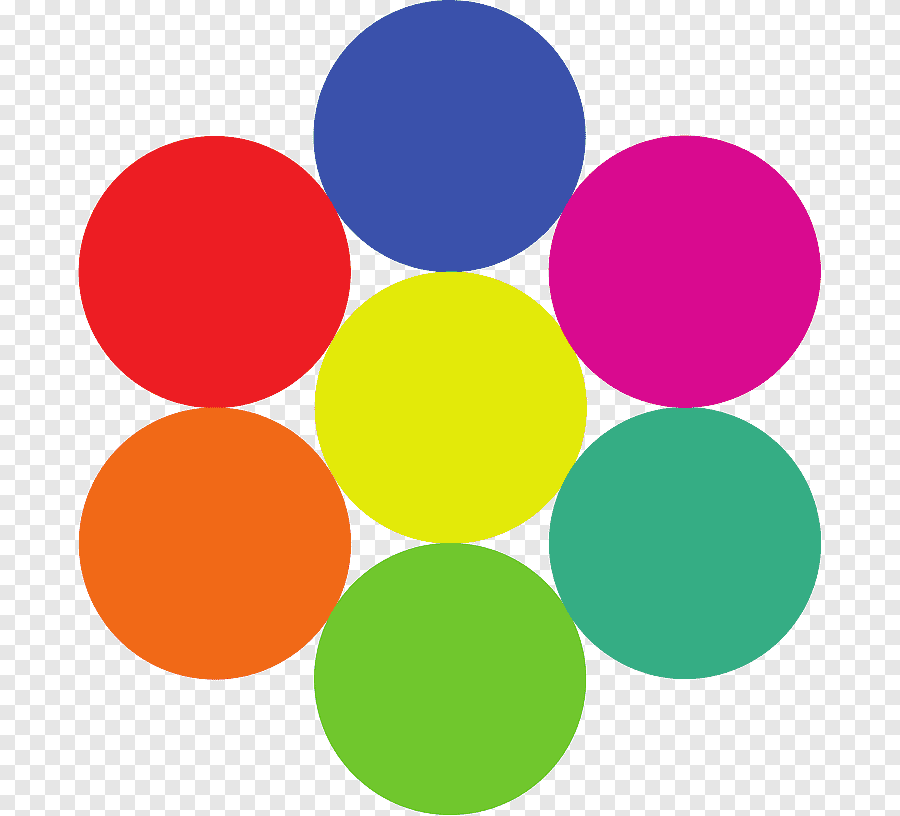
#> input picture material/aulas/PDI/lab03/bola.png, 900 x 816 px, given in place of the camera
$ python webcam.py   (older library calls are emulated)
#> lines starting #> are read from the running program, lines starting #| are printed output that depends on the picture
#> further down, frame is the input picture: shape (816, 900, 3); mean B, G, R 152.3, 173.9, 198.8
#!/usr/bin/python
# -*- coding: utf-8 -*-

# Programa simples com camera webcam e opencv

import cv2
import os,sys, os.path
import numpy as np


def image_da_webcam(img):
    """
    ->>> !!!! FECHE A JANELA COM A TECLA ESC !!!! <<<<-
        deve receber a imagem da camera e retornar uma imagems filtrada.
    """
    img = cv2.cvtColor(img,cv2.COLOR_BGR2GRAY)
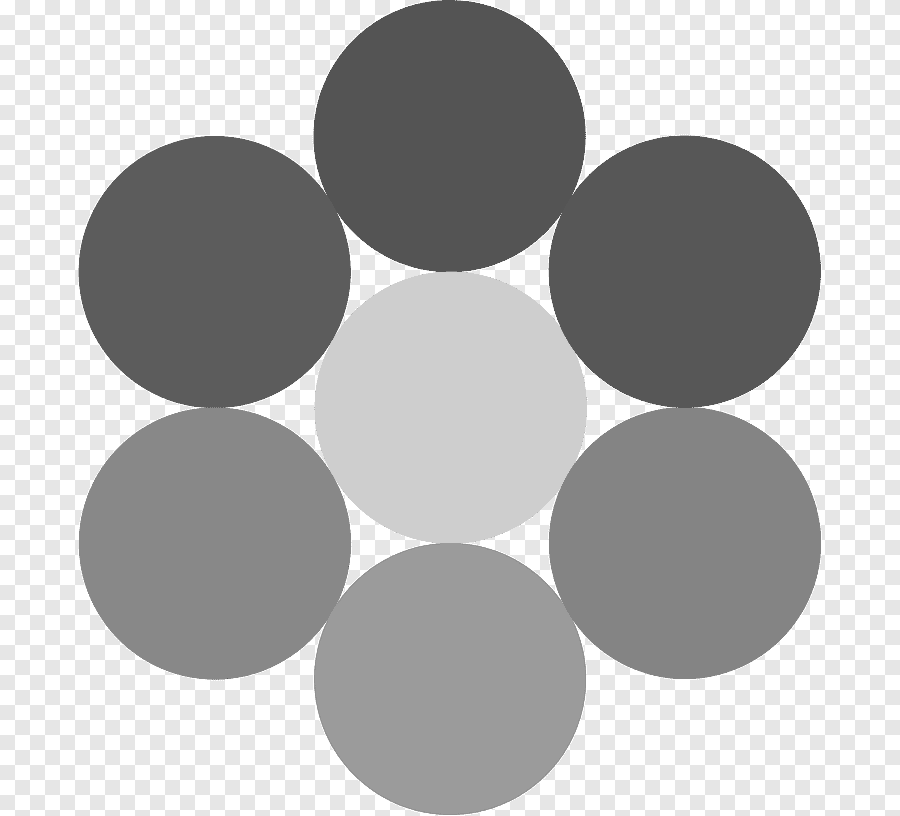
#> img: shape (816, 900); min 84, max 255, mean 178.7
     # Detect edges in the image and threshold it
    edges = cv2.Laplacian(img, cv2.CV_8U, ksize=5)
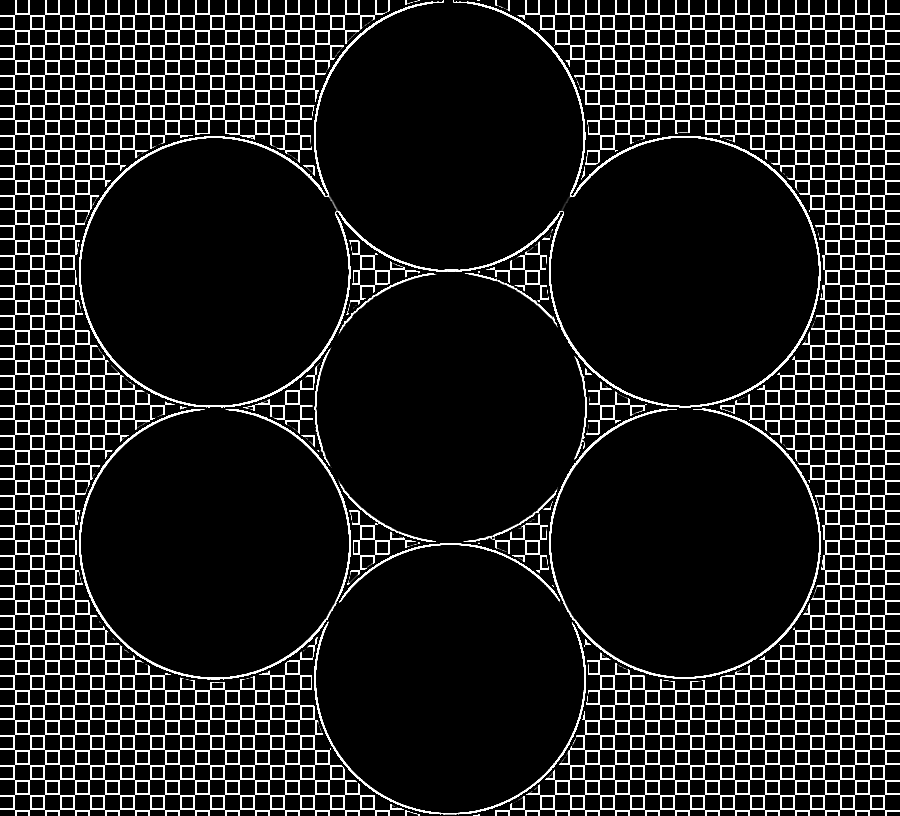
#> edges: shape (816, 900); min 0, max 255, mean 29.6
    ret, mask = cv2.threshold(edges, 100, 255, cv2.THRESH_BINARY_INV)
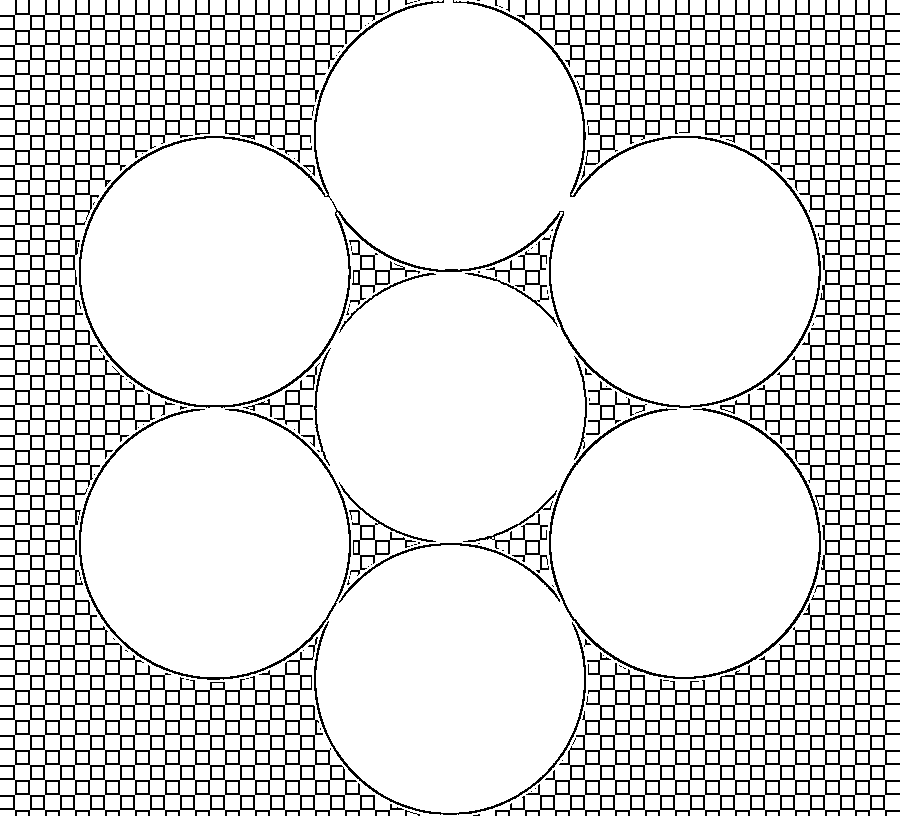
#> mask: shape (816, 900); 88.3% white; black in thin lines or dots

    return mask

cv2.namedWindow("preview")
vc = cv2.VideoCapture(0)


if vc.isOpened(): # try to get the first frame
    rval, frame = vc.read()
else:
    rval = False

while rval:

    img = image_da_webcam(frame)

    cv2.imshow("preview", img)
    rval, frame = vc.read()
    key = cv2.waitKey(20)
#> (key Esc is pressed here)
    if key == 27: # exit on ESC
        break

cv2.destroyWindow("preview")
vc.release()
